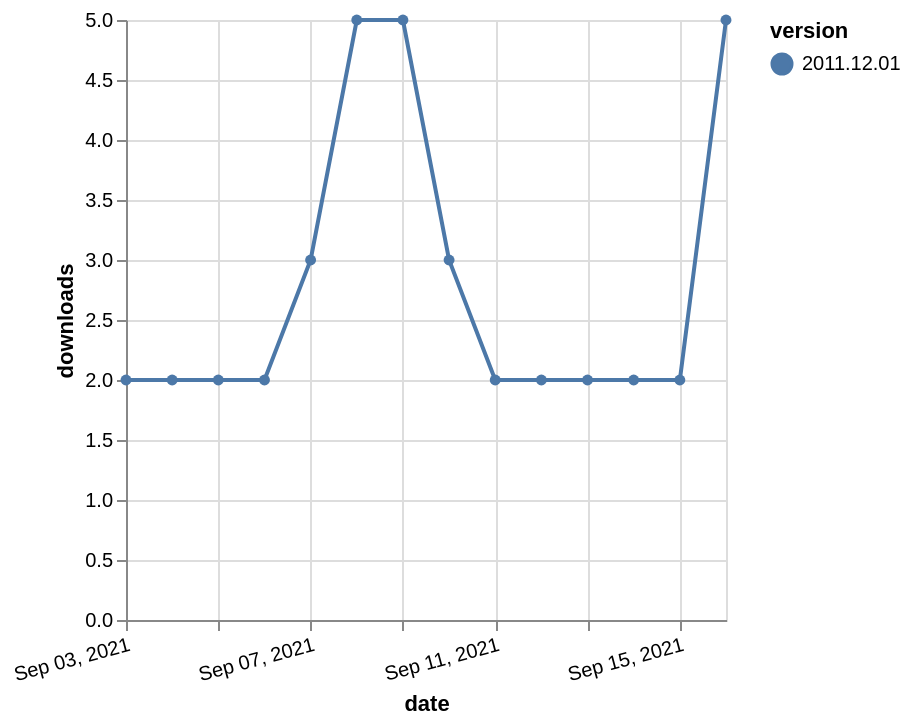

Here is the Vega-Lite specification saved for this chart:
### Vega-Lite specification from a JSON file in a GitHub repository (floating-point values rounded to 4 significant figures)
{"$schema": "https://vega.github.io/schema/vega-lite/v5.json", "description": "A simple bar chart with embedded data.", "data": {"values": [{"date": "2021-09-03", "total": 2030, "delta": 2, "version": "2011.12.01"}, {"date": "2021-09-04", "total": 2032, "delta": 2, "version": "2011.12.01"}, {"date": "2021-09-05", "total": 2034, "delta": 2, "version": "2011.12.01"}, {"date": "2021-09-06", "total": 2036, "delta": 2, "version": "2011.12.01"}, {"date": "2021-09-07", "total": 2039, "delta": 3, "version": "2011.12.01"}, {"date": "2021-09-08", "total": 2044, "delta": 5, "version": "2011.12.01"}, {"date": "2021-09-09", "total": 2049, "delta": 5, "version": "2011.12.01"}, {"date": "2021-09-10", "total": 2052, "delta": 3, "version": "2011.12.01"}, {"date": "2021-09-11", "total": 2054, "delta": 2, "version": "2011.12.01"}, {"date": "2021-09-12", "total": 2056, "delta": 2, "version": "2011.12.01"}, {"date": "2021-09-13", "total": 2058, "delta": 2, "version": "2011.12.01"}, {"date": "2021-09-14", "total": 2060, "delta": 2, "version": "2011.12.01"}, {"date": "2021-09-15", "total": 2062, "delta": 2, "version": "2011.12.01"}, {"date": "2021-09-16", "total": 2067, "delta": 5, "version": "2011.12.01"}]}, "width": "container", "mark": {"type": "line", "point": {"filled": true}}, "encoding": {"x": {"field": "date", "type": "temporal", "timeUnit": "yearmonthdate", "title": "date", "axis": {"labelAngle": -15}}, "y": {"field": "delta", "type": "quantitative", "title": "downloads"}, "color": {"field": "version", "type": "nominal"}, "tooltip": {"field": "delta"}}}
